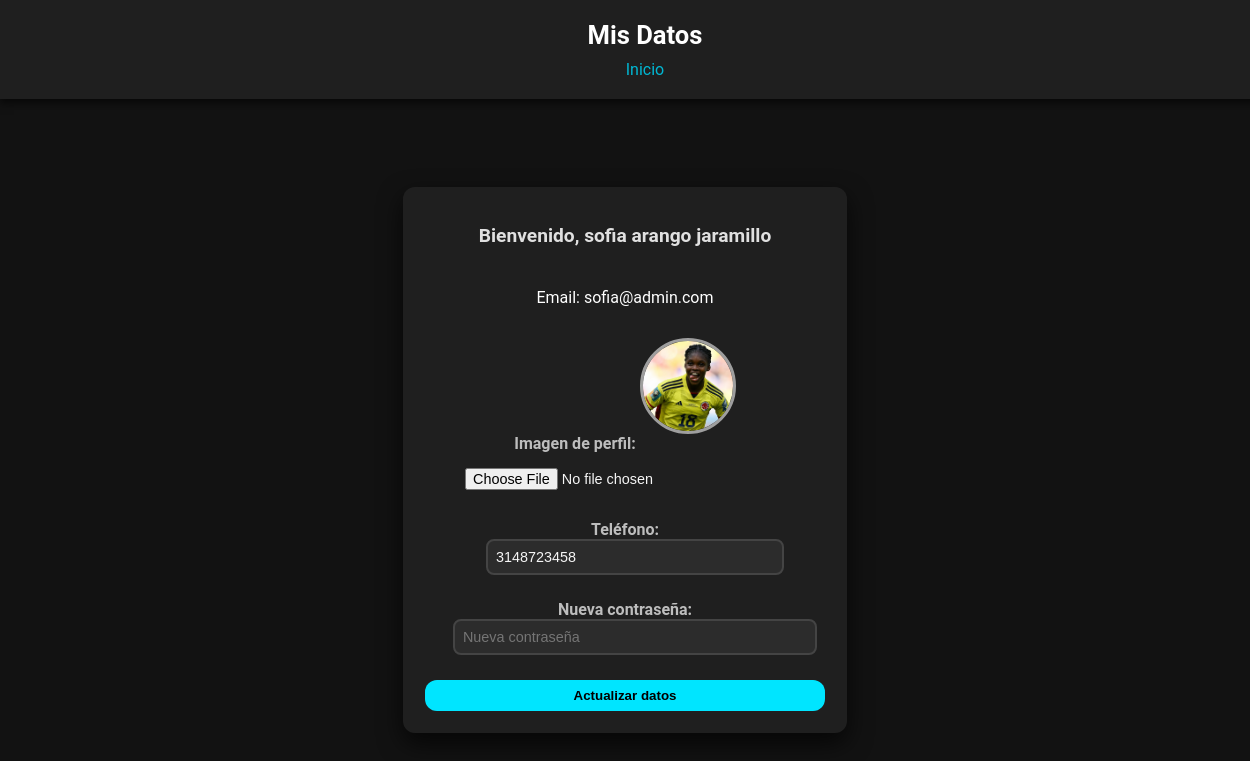
Screenshot of /php/mis-datos.php (signed in) with the database file from the repository.
### tables this page shows
CREATE TABLE `usuarios` (
  `id` int(255) NOT NULL,
  `nombre` varchar(100) NOT NULL,
  `email` varchar(255) NOT NULL,
  `password` varchar(255) NOT NULL,
  `rol` varchar(20) DEFAULT NULL,
  `imagen` varchar(255) DEFAULT NULL,
  `telefono` varchar(20) DEFAULT NULL,
  `reset_token` varchar(255) DEFAULT NULL,
  `token_expira` datetime DEFAULT NULL
);

### php/mis-datos.php (the view, shortened to what this page needs)
<?php
include('../conexion.php');
$usuario_id = $_SESSION['usuario']['id'];
$imagenPerfil = $_SESSION['usuario']['imagen'];
$telefono = isset($_SESSION['usuario']['telefono']) ? $_SESSION['usuario']['telefono'] : '';
$sql = "SELECT nombre, email, imagen, telefono FROM usuarios WHERE id = ?";
$stmt = $conexion->prepare($sql);
$stmt->bind_param("i", $usuario_id);
$stmt->execute();
$stmt->bind_result($nombre, $email, $imagenPerfil, $telefono);
?>
<!DOCTYPE html>
<html lang="es">
<head>
    <link rel="stylesheet" href="../css/mis-datos.css">
</head>
<body>
    <header>
        <h1>Mis Datos</h1>
        <nav>
            <a href="../index.php">Inicio</a>
        </nav>
    </header>
    <form action="mis-datos.php" method="POST" enctype="multipart/form-data">
        <h2>Bienvenido, <?= htmlspecialchars($nombre) ?></h2>
        <p>Email: <?= htmlspecialchars($email) ?></p>
        <div>
            <label for="imagen">Imagen de perfil:</label>
            <img src="../img/perfiles/<?= htmlspecialchars($imagenPerfil) ?>" alt="Foto de perfil" class="imagen-perfil" id="previewImagen">
            <input type="file" name="imagen" id="imagen " onchange="previewImage(event)">
        </div>
        <div>
            <label for="telefono">Teléfono:</label>
            <input type="text" id="telefono" name="telefono" value="<?= htmlspecialchars($telefono) ?>" placeholder="Teléfono">
        </div>
        <div>
            <label for="nueva_password">Nueva contraseña:</label>
            <input type="password" id="nueva_password" name="nueva_password" placeholder="Nueva contraseña">
        </div>
        <button type="submit">Actualizar datos</button>
    </form>
</body>
</html>

### css/mis-datos.css (style rules this page uses)
body { font-family: 'Roboto', sans-serif; background-color: #121212; color: #ffffff; margin: 0; padding: 0; display: flex; justify-content: center; align-items: center; min-height: 100vh; flex-direction: column; overflow: hidden; }
header { width: 100%; padding: 20px; background-color: #1f1f1f; color: #ffffff; text-align: center; box-shadow: 0 4px 8px rgba(0, 0, 0, 0.6); position: absolute; top: 0; left: 0; right: 0; }
header h1 { font-size: 1.6em; margin: 0; }
form { display: flex; flex-direction: column; justify-content: center; align-items: center; width: 100%; max-width: 400px; background-color: #1f1f1f; padding: 20px; border-radius: 12px; box-shadow: 0 10px 25px rgba(0, 0, 0, 0.7); text-align: center; margin-top: 120px; position: relative; border: 2px solid transparent; transition: border-color 0.3s ease; gap: 15px; }
h2 { color: #e0e0e0; font-size: 1.2em; margin-bottom: 10px; }
nav { display: flex; justify-content: center; align-items: center; margin-top: 10px; text-decoration: none; color: #00b8d4; font-size: 16px; gap: 12px; }
nav,a { text-decoration: none; color: #00b8d4; font-size: 16px; gap: 12px; }
nav,a:hover { color: #bdbdbd; }
label { color: #bdbdbd; font-size: 1em; font-weight: bold; text-align: left; width: 100%; transition: color 0.3s ease; }
input[type="text"], input[type="password"], input[type="file"] { width: 100%; padding: 8px; border-radius: 8px; border: 2px solid #444; background-color: #2c2c2c; color: #f5f5f5; font-size: 0.9em; transition: all 0.3s ease; margin-bottom: 10px; }
button[type="submit"] { width: 100%; padding: 8px; background-color: #00e5ff; color: #000; font-weight: bold; border: none; border-radius: 12px; cursor: pointer; transition: background 0.3s ease, transform 0.3s ease, box-shadow 0.3s ease; }
.imagen-perfil { width: 90px; height: 90px; object-fit: cover; border-radius: 50%; margin: 0 auto 15px; border: 3px solid #9e9e9e; cursor: pointer; transition: transform 0.3s ease, border-color 0.3s ease; }
input[type="file"] { padding: 0; border: none; background-color: transparent; width: 100%; font-size: 0.9em; cursor: pointer; }
input[type="file"] { width: 80%; padding: 5px; margin-top: 10px; cursor: pointer; }

### rows the page displays
usuarios: nombre "sofia arango jaramillo", email "sofia@admin.com", imagen (picture), telefono "3148723458"
